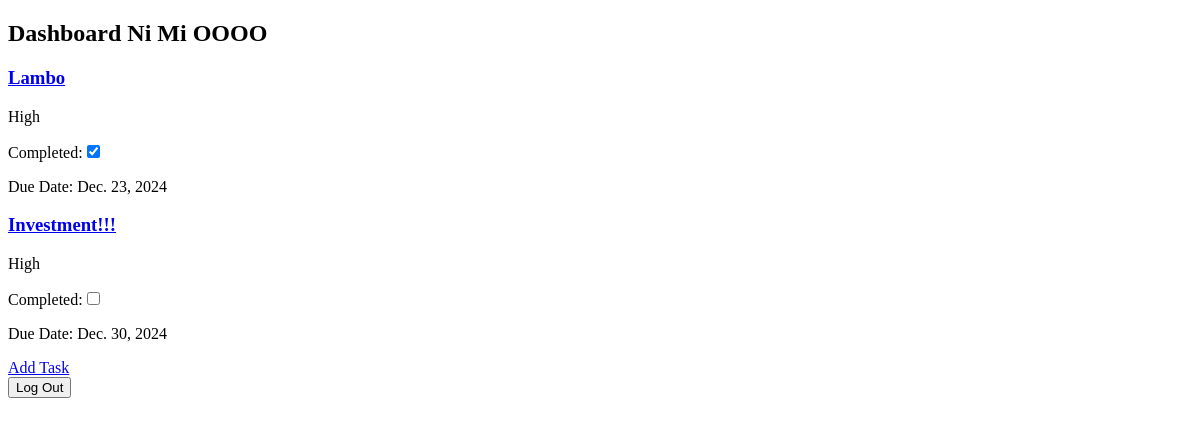
The page /dashboard/1/ (signed in) on the database as committed earlier.
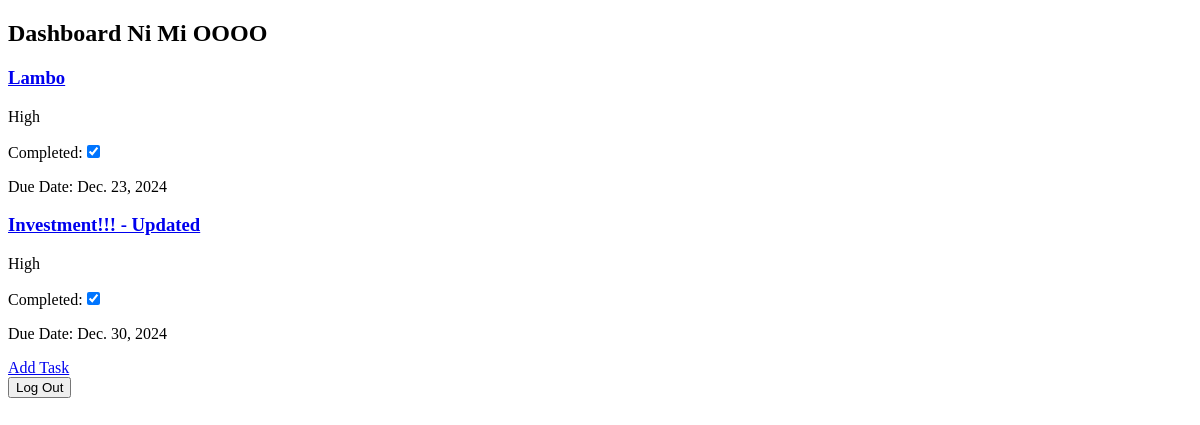
The same page on the database as committed later.
### app/models.py (models this page shows, shortened)
class Task(models.Model):
    title = models.CharField(max_length=200, null=True)
    description = models.TextField()
    priority = models.IntegerField(choices=((1, 'Low'), (2, 'Medium'), (3, 'High')))
    completed = models.BooleanField(default=False)
    account = models.ForeignKey(Account, on_delete=models.CASCADE)
    created_at = models.DateTimeField(auto_now_add=True)
    updated_at = models.DateTimeField(auto_now=True)
    due_date = models.DateField()

### app/views.py (the view)
# urls.py: path('dashboard/<int:account_id>/', dashboard, name='dashboard'),
@login_required
def dashboard(request, account_id):
    account = get_object_or_404(Account, id=account_id, user=request.user)
    data = Task.objects.filter(account_id=account.id)
    if data.exists():
        HttpResponse("Task already exists")
    else:
        HttpResponse("Task does not exist, creating new one")
    return render(request, 'app/dashboard.html', {'data': data, 'account': account})

### app/templates/app/dashboard.html (shortened to what this page needs)
<!DOCTYPE html>
<html lang="en">
<head>
</head>
<body>
    <h2>Dashboard Ni Mi OOOO</h2>
    {% for task in data %}
        <a href="{% url 'task_detail' account_id=account.id pk=task.id  %}"><h3>{{ task.title }}</h3></a>
        {% if task.priority == 1 %}
            <p>Low </p>
        {% elif task.priority == 2 %}
            <p>Medium</p>
        {% elif task.priority == 3 %}
            <p>High</p>
        {% endif %}
        {% if task.completed == True %}
            <p>Completed:<input type="checkbox" checked onclick="return false;"/></p>
        {% else %}
            <p>Completed:<input type="checkbox" onclick="return false;"/></p>
        {% endif %}
        <p>Due Date: {{ task.due_date }}</p>
    {% endfor %}
    <a href="{% url 'add_task' account_id=account.id %}">Add Task</a>
    <form action="{% url 'logout' %}" method="post">
        <button onclick="areyousure()" type="submit">Log Out</button>
    </form>
</body>
</html>

Rows that differ between the two databases and show on the page:
changed Task: title "Investment!!!" → "Investment!!! - Updated"; completed False → True (drawn); value "☐" → "☑"
